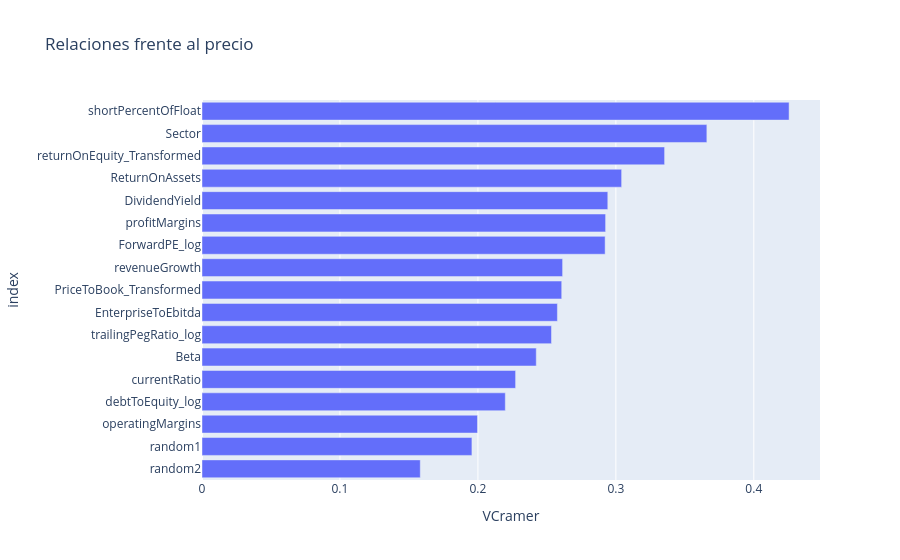

Source (notebook cell):
### Code cell
# Generar aleatorios
df['random1'] = np.random.uniform(0,1,size=df.shape[0])
df['random2'] = np.random.uniform(0,1,size=df.shape[0])

# Se separan las variables objetivo y los inputs de predictores
varObjCont = df['MarketCap_log']

imput = df.drop(['MarketCap_log', 'Ticker'],axis=1)

# Ranking V de Cramer vs. obj continua
tablaCramer = pd.DataFrame(imput.apply(lambda x: cramers_v(x,varObjCont)),columns=['VCramer'])

px.bar(tablaCramer,x=tablaCramer.VCramer,title='Relaciones frente al precio').update_yaxes(categoryorder="total ascending")

### Figure 1 — Plotly figure (JSON) as saved in the notebook; plotly's stock layout.template omitted (floating-point values rounded to 4 significant figures)
{"data": [{"hovertemplate": "VCramer=%{x}<br>index=%{y}<extra></extra>", "legendgroup": "", "marker": {"color": "#636efa", "pattern": {"shape": ""}}, "name": "", "orientation": "h", "showlegend": false, "textposition": "auto", "type": "bar", "x": [0.2423, 0.2942, 0.2576, 0.3042, 0.2926, 0.1997, 0.2273, 0.2614, 0.4256, 0.2608, 0.3353, 0.2922, 0.2199, 0.2533, 0.366, 0.1957, 0.1582], "xaxis": "x", "y": ["Beta", "DividendYield", "EnterpriseToEbitda", "ReturnOnAssets", "profitMargins", "operatingMargins", "currentRatio", "revenueGrowth", "shortPercentOfFloat", "PriceToBook_Transformed", "returnOnEquity_Transformed", "ForwardPE_log", "debtToEquity_log", "trailingPegRatio_log", "Sector", "random1", "random2"], "yaxis": "y"}], "layout": {"barmode": "relative", "legend": {"tracegroupgap": 0}, "title": {"text": "Relaciones frente al precio"}, "xaxis": {"anchor": "y", "domain": [0, 1], "title": {"text": "VCramer"}}, "yaxis": {"anchor": "x", "categoryorder": "total ascending", "domain": [0, 1], "title": {"text": "index"}}}}
